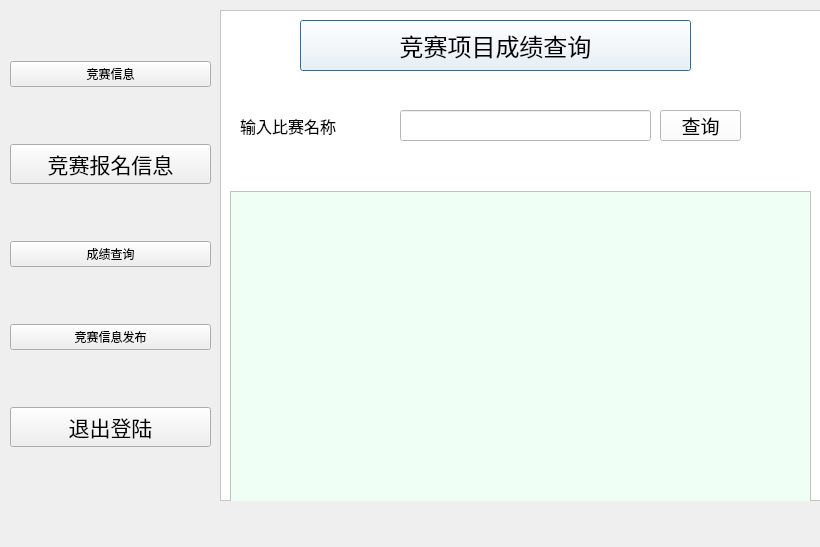
<?xml version="1.0" encoding="UTF-8"?>
<ui version="4.0">
 <class>score_inquiry_all</class>
 <widget class="QDialog" name="score_inquiry_all">
  <property name="geometry">
   <rect>
    <x>0</x>
    <y>0</y>
    <width>820</width>
    <height>547</height>
   </rect>
  </property>
  <property name="windowTitle">
   <string>Dialog</string>
  </property>
  <widget class="QFrame" name="frame">
   <property name="geometry">
    <rect>
     <x>220</x>
     <y>10</y>
     <width>601</width>
     <height>491</height>
    </rect>
   </property>
   <property name="styleSheet">
    <string notr="true">background-color: rgb(255, 255, 255);</string>
   </property>
   <property name="frameShape">
    <enum>QFrame::StyledPanel</enum>
   </property>
   <property name="frameShadow">
    <enum>QFrame::Raised</enum>
   </property>
   <widget class="QPushButton" name="pushButton_3">
    <property name="geometry">
     <rect>
      <x>80</x>
      <y>10</y>
      <width>391</width>
      <height>51</height>
     </rect>
    </property>
    <property name="font">
     <font>
      <family>Arial</family>
      <pointsize>18</pointsize>
     </font>
    </property>
    <property name="text">
     <string>竞赛项目成绩查询</string>
    </property>
   </widget>
   <widget class="QLabel" name="label">
    <property name="geometry">
     <rect>
      <x>20</x>
      <y>100</y>
      <width>151</width>
      <height>31</height>
     </rect>
    </property>
    <property name="font">
     <font>
      <family>Arial</family>
      <pointsize>12</pointsize>
     </font>
    </property>
    <property name="text">
     <string>输入比赛名称</string>
    </property>
   </widget>
   <widget class="QLineEdit" name="lineEdit">
    <property name="geometry">
     <rect>
      <x>180</x>
      <y>100</y>
      <width>251</width>
      <height>31</height>
     </rect>
    </property>
   </widget>
   <widget class="QPushButton" name="pushButton_6">
    <property name="geometry">
     <rect>
      <x>440</x>
      <y>100</y>
      <width>81</width>
      <height>31</height>
     </rect>
    </property>
    <property name="font">
     <font>
      <family>Arial</family>
      <pointsize>14</pointsize>
     </font>
    </property>
    <property name="text">
     <string>查询</string>
    </property>
   </widget>
   <widget class="QTableView" name="tableView">
    <property name="geometry">
     <rect>
      <x>10</x>
      <y>181</y>
      <width>581</width>
      <height>311</height>
     </rect>
    </property>
    <property name="styleSheet">
     <string notr="true">background-color: rgb(240, 255, 245);
</string>
    </property>
   </widget>
  </widget>
  <widget class="QWidget" name="verticalLayoutWidget">
   <property name="geometry">
    <rect>
     <x>10</x>
     <y>10</y>
     <width>201</width>
     <height>491</height>
    </rect>
   </property>
   <layout class="QVBoxLayout" name="verticalLayout">
    <item>
     <widget class="QPushButton" name="pushButton_4">
      <property name="styleSheet">
       <string notr="true">font: 16pt &quot;Arial&quot;;</string>
      </property>
      <property name="text">
       <string>竞赛信息</string>
      </property>
     </widget>
    </item>
    <item>
     <widget class="QPushButton" name="pushButton">
      <property name="font">
       <font>
        <family>Arial</family>
        <pointsize>16</pointsize>
       </font>
      </property>
      <property name="text">
       <string>竞赛报名信息</string>
      </property>
     </widget>
    </item>
    <item>
     <widget class="QPushButton" name="pushButton_5">
      <property name="styleSheet">
       <string notr="true">font: 16pt &quot;Arial&quot;;</string>
      </property>
      <property name="text">
       <string>成绩查询</string>
      </property>
     </widget>
    </item>
    <item>
     <widget class="QPushButton" name="pushButton_7">
      <property name="styleSheet">
       <string notr="true">font: 16pt &quot;Arial&quot;;</string>
      </property>
      <property name="text">
       <string>竞赛信息发布</string>
      </property>
     </widget>
    </item>
    <item>
     <widget class="QPushButton" name="pushButton_2">
      <property name="font">
       <font>
        <family>Arial</family>
        <pointsize>16</pointsize>
       </font>
      </property>
      <property name="text">
       <string>退出登陆</string>
      </property>
     </widget>
    </item>
   </layout>
  </widget>
 </widget>
 <resources/>
 <connections/>
</ui>
